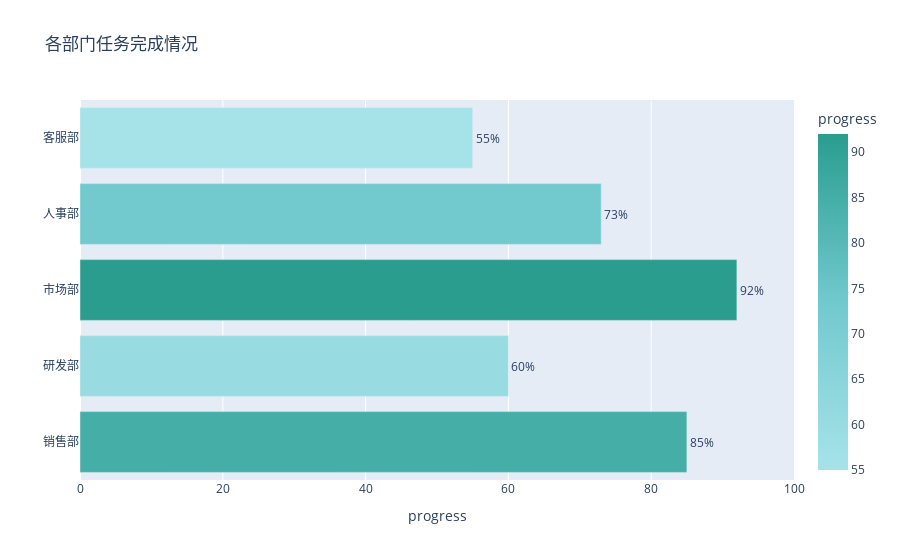

The notebook cell saved with this chart:
### Markdown cell above
上图说明‘公司整体任务推进情况良好，但部门间存在明显差距。市场部和销售部表现优异

### Code cell
import plotly.express as px
import pandas as pd

data = pd.DataFrame({
    'department': ['销售部', '研发部', '市场部', '人事部', '客服部'],
    'progress': [85, 60, 92, 73, 55]
})

fig = px.bar(
    data,
    x='progress',
    y='department',
    orientation='h',
    text='progress',
    color='progress',
    color_continuous_scale=['#a6e3e9', '#71c9ce', '#2a9d8f'],
    title='各部门任务完成情况'
)
fig.update_traces(texttemplate='%{text}%', textposition='outside')
fig.update_layout(xaxis=dict(range=[0,100]), yaxis_title=None)
fig.show()

### Figure 1 — Plotly figure (JSON) as saved in the notebook; plotly's stock layout.template omitted (floating-point values rounded to 4 significant figures)
{"data": [{"alignmentgroup": "True", "hovertemplate": "progress=%{marker.color}<br>department=%{y}<extra></extra>", "legendgroup": "", "marker": {"color": [85, 60, 92, 73, 55], "coloraxis": "coloraxis", "pattern": {"shape": ""}}, "name": "", "offsetgroup": "", "orientation": "h", "showlegend": false, "text": [85, 60, 92, 73, 55], "textposition": "outside", "texttemplate": "%{text}%", "type": "bar", "x": [85, 60, 92, 73, 55], "xaxis": "x", "y": ["销售部", "研发部", "市场部", "人事部", "客服部"], "yaxis": "y"}], "layout": {"barmode": "relative", "coloraxis": {"colorbar": {"title": {"text": "progress"}}, "colorscale": [[0, "#a6e3e9"], [0.5, "#71c9ce"], [1, "#2a9d8f"]]}, "legend": {"tracegroupgap": 0}, "title": {"text": "各部门任务完成情况"}, "xaxis": {"anchor": "y", "domain": [0, 1], "range": [0, 100], "title": {"text": "progress"}}, "yaxis": {"anchor": "x", "domain": [0, 1], "title": {}}}}
